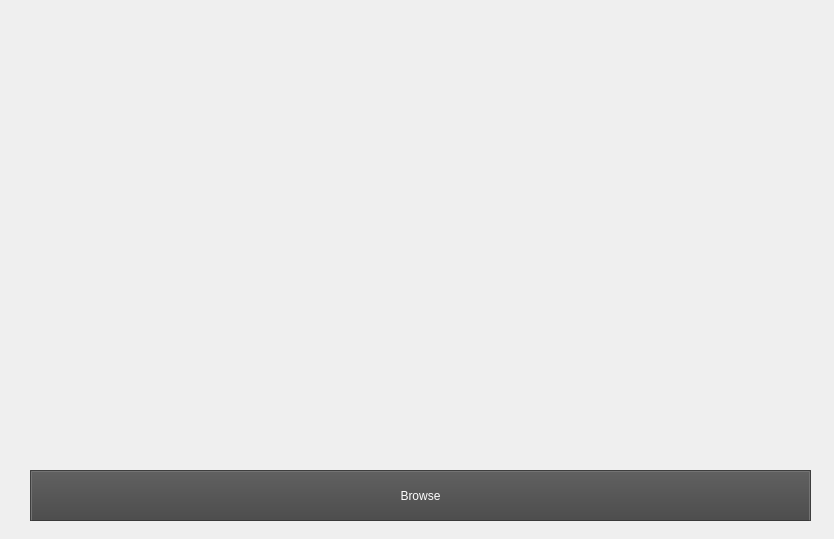
<?xml version="1.0" encoding="UTF-8"?>
<ui version="4.0">
 <class>Dialog</class>
 <widget class="QDialog" name="Dialog">
  <property name="geometry">
   <rect>
    <x>0</x>
    <y>0</y>
    <width>834</width>
    <height>539</height>
   </rect>
  </property>
  <property name="windowTitle">
   <string>Dialog</string>
  </property>
  <property name="styleSheet">
   <string notr="true">QMainWindow {
	background-color:rgb(82, 82, 82);
}
QTextEdit {
	background-color:rgb(42, 42, 42);
	color: rgb(0, 255, 0);
}
QPushButton{
	border-style: outset;
	border-width: 2px;
	border-top-color: qlineargradient(spread:pad, x1:0.5, y1:0.6, x2:0.5, y2:0.4, stop:0 rgba(115, 115, 115, 255), stop:1 rgba(62, 62, 62, 255));
	border-right-color: qlineargradient(spread:pad, x1:0.4, y1:0.5, x2:0.6, y2:0.5, stop:0 rgba(115, 115, 115, 255), stop:1 rgba(62, 62, 62, 255));
	border-left-color: qlineargradient(spread:pad, x1:0.6, y1:0.5, x2:0.4, y2:0.5, stop:0 rgba(115, 115, 115, 255), stop:1 rgba(62, 62, 62, 255));
	border-bottom-color: rgb(58, 58, 58);
	border-bottom-width: 1px;
	border-style: solid;
	color: rgb(255, 255, 255);
	padding: 2px;
	background-color: qlineargradient(spread:pad, x1:0.5, y1:1, x2:0.5, y2:0, stop:0 rgba(77, 77, 77, 255), stop:1 rgba(97, 97, 97, 255));
}
QPushButton:hover{
	border-style: outset;
	border-width: 2px;
	border-top-color: qlineargradient(spread:pad, x1:0.5, y1:0.6, x2:0.5, y2:0.4, stop:0 rgba(180, 180, 180, 255), stop:1 rgba(110, 110, 110, 255));
	border-right-color: qlineargradient(spread:pad, x1:0.4, y1:0.5, x2:0.6, y2:0.5, stop:0 rgba(180, 180, 180, 255), stop:1 rgba(110, 110, 110, 255));
	border-left-color: qlineargradient(spread:pad, x1:0.6, y1:0.5, x2:0.4, y2:0.5, stop:0 rgba(180, 180, 180, 255), stop:1 rgba(110, 110, 110, 255));
	border-bottom-color: rgb(115, 115, 115);
	border-bottom-width: 1px;
	border-style: solid;
	color: rgb(255, 255, 255);
	padding: 2px;
	background-color: qlineargradient(spread:pad, x1:0.5, y1:1, x2:0.5, y2:0, stop:0 rgba(107, 107, 107, 255), stop:1 rgba(157, 157, 157, 255));
}
QPushButton:pressed{
	border-style: outset;
	border-width: 2px;
	border-top-color: qlineargradient(spread:pad, x1:0.5, y1:0.6, x2:0.5, y2:0.4, stop:0 rgba(62, 62, 62, 255), stop:1 rgba(22, 22, 22, 255));
	border-right-color: qlineargradient(spread:pad, x1:0.4, y1:0.5, x2:0.6, y2:0.5, stop:0 rgba(115, 115, 115, 255), stop:1 rgba(62, 62, 62, 255));
	border-left-color: qlineargradient(spread:pad, x1:0.6, y1:0.5, x2:0.4, y2:0.5, stop:0 rgba(115, 115, 115, 255), stop:1 rgba(62, 62, 62, 255));
	border-bottom-color: rgb(58, 58, 58);
	border-bottom-width: 1px;
	border-style: solid;
	color: rgb(255, 255, 255);
	padding: 2px;
	background-color: qlineargradient(spread:pad, x1:0.5, y1:1, x2:0.5, y2:0, stop:0 rgba(77, 77, 77, 255), stop:1 rgba(97, 97, 97, 255));
}
QPushButton:disabled{
	border-style: outset;
	border-width: 2px;
	border-top-color: qlineargradient(spread:pad, x1:0.5, y1:0.6, x2:0.5, y2:0.4, stop:0 rgba(115, 115, 115, 255), stop:1 rgba(62, 62, 62, 255));
	border-right-color: qlineargradient(spread:pad, x1:0.4, y1:0.5, x2:0.6, y2:0.5, stop:0 rgba(115, 115, 115, 255), stop:1 rgba(62, 62, 62, 255));
	border-left-color: qlineargradient(spread:pad, x1:0.6, y1:0.5, x2:0.4, y2:0.5, stop:0 rgba(115, 115, 115, 255), stop:1 rgba(62, 62, 62, 255));
	border-bottom-color: rgb(58, 58, 58);
	border-bottom-width: 1px;
	border-style: solid;
	color: rgb(0, 0, 0);
	padding: 2px;
	background-color: qlineargradient(spread:pad, x1:0.5, y1:1, x2:0.5, y2:0, stop:0 rgba(57, 57, 57, 255), stop:1 rgba(77, 77, 77, 255));
}
QLineEdit {
	border-width: 1px; border-radius: 4px;
	border-color: rgb(58, 58, 58);
	border-style: inset;
	padding: 0 8px;
	color: rgb(255, 255, 255);
	background:rgb(100, 100, 100);
	selection-background-color: rgb(187, 187, 187);
	selection-color: rgb(60, 63, 65);
}
QLabel {
	color:rgb(255,255,255);	
}
QProgressBar {
	text-align: center;
	color: rgb(240, 240, 240);
	border-width: 1px; 
	border-radius: 10px;
	border-color: rgb(58, 58, 58);
	border-style: inset;
	background-color:rgb(77,77,77);
}
QProgressBar::chunk {
	background-color: qlineargradient(spread:pad, x1:0.5, y1:0.7, x2:0.5, y2:0.3, stop:0 rgba(87, 97, 106, 255), stop:1 rgba(93, 103, 113, 255));
	border-radius: 5px;
}
QMenuBar {
	background:rgb(82, 82, 82);
}
QMenuBar::item {
	color:rgb(223,219,210);
	spacing: 3px;
	padding: 1px 4px;
	background: transparent;
}

QMenuBar::item:selected {
	background:rgb(115, 115, 115);
}
QMenu::item:selected {
	color:rgb(255,255,255);
	border-width:2px;
	border-style:solid;
	padding-left:18px;
	padding-right:8px;
	padding-top:2px;
	padding-bottom:3px;
	background:qlineargradient(spread:pad, x1:0.5, y1:0.7, x2:0.5, y2:0.3, stop:0 rgba(87, 97, 106, 255), stop:1 rgba(93, 103, 113, 255));
	border-top-color: qlineargradient(spread:pad, x1:0.5, y1:0.6, x2:0.5, y2:0.4, stop:0 rgba(115, 115, 115, 255), stop:1 rgba(62, 62, 62, 255));
	border-right-color: qlineargradient(spread:pad, x1:0.4, y1:0.5, x2:0.6, y2:0.5, stop:0 rgba(115, 115, 115, 255), stop:1 rgba(62, 62, 62, 255));
	border-left-color: qlineargradient(spread:pad, x1:0.6, y1:0.5, x2:0.4, y2:0.5, stop:0 rgba(115, 115, 115, 255), stop:1 rgba(62, 62, 62, 255));
	border-bottom-color: rgb(58, 58, 58);
	border-bottom-width: 1px;
}
QMenu::item {
	color:rgb(223,219,210);
	background-color:rgb(78,78,78);
	padding-left:20px;
	padding-top:4px;
	padding-bottom:4px;
	padding-right:10px;
}
QMenu{
	background-color:rgb(78,78,78);
}
QTabWidget {
	color:rgb(0,0,0);
	background-color:rgb(247,246,246);
}
QTabWidget::pane {
		border-color: rgb(77,77,77);
		background-color:rgb(101,101,101);
		border-style: solid;
		border-width: 1px;
    	border-radius: 6px;
}
QTabBar::tab {
	padding:2px;
	color:rgb(250,250,250);
  	background-color: qlineargradient(spread:pad, x1:0.5, y1:1, x2:0.5, y2:0, stop:0 rgba(77, 77, 77, 255), stop:1 rgba(97, 97, 97, 255));
	border-style: solid;
	border-width: 2px;
  	border-top-right-radius:4px;
   border-top-left-radius:4px;
	border-top-color: qlineargradient(spread:pad, x1:0.5, y1:0.6, x2:0.5, y2:0.4, stop:0 rgba(115, 115, 115, 255), stop:1 rgba(95, 92, 93, 255));
	border-right-color: qlineargradient(spread:pad, x1:0.4, y1:0.5, x2:0.6, y2:0.5, stop:0 rgba(115, 115, 115, 255), stop:1 rgba(95, 92, 93, 255));
	border-left-color: qlineargradient(spread:pad, x1:0.6, y1:0.5, x2:0.4, y2:0.5, stop:0 rgba(115, 115, 115, 255), stop:1 rgba(95, 92, 93, 255));
	border-bottom-color: rgb(101,101,101);
}
QTabBar::tab:selected, QTabBar::tab:last:selected, QTabBar::tab:hover {
  	background-color:rgb(101,101,101);
  	margin-left: 0px;
  	margin-right: 1px;
}
QTabBar::tab:!selected {
    	margin-top: 1px;
		margin-right: 1px;
}
QCheckBox {
	color:rgb(223,219,210);
	padding: 2px;
}
QCheckBox:hover {
	border-radius:4px;
	border-style:solid;
	padding-left: 1px;
	padding-right: 1px;
	padding-bottom: 1px;
	padding-top: 1px;
	border-width:1px;
	border-color: rgb(87, 97, 106);
	background-color:qlineargradient(spread:pad, x1:0.5, y1:0.7, x2:0.5, y2:0.3, stop:0 rgba(87, 97, 106, 150), stop:1 rgba(93, 103, 113, 150));
}
QCheckBox::indicator:checked {
	border-radius:4px;
	border-style:solid;
	border-width:1px;
	border-color: rgb(180,180,180);
  	background-color:qlineargradient(spread:pad, x1:0.5, y1:0.7, x2:0.5, y2:0.3, stop:0 rgba(87, 97, 106, 255), stop:1 rgba(93, 103, 113, 255));
}
QCheckBox::indicator:unchecked {
	border-radius:4px;
	border-style:solid;
	border-width:1px;
	border-color: rgb(87, 97, 106);
  	background-color:rgb(255,255,255);
}
QStatusBar {
	color:rgb(240,240,240);
}</string>
  </property>
  <widget class="QWidget" name="Image_Widget" native="true">
   <property name="geometry">
    <rect>
     <x>30</x>
     <y>30</y>
     <width>781</width>
     <height>421</height>
    </rect>
   </property>
  </widget>
  <widget class="QPushButton" name="Browse_Button">
   <property name="geometry">
    <rect>
     <x>30</x>
     <y>470</y>
     <width>781</width>
     <height>51</height>
    </rect>
   </property>
   <property name="text">
    <string>Browse</string>
   </property>
  </widget>
 </widget>
 <resources/>
 <connections/>
</ui>
